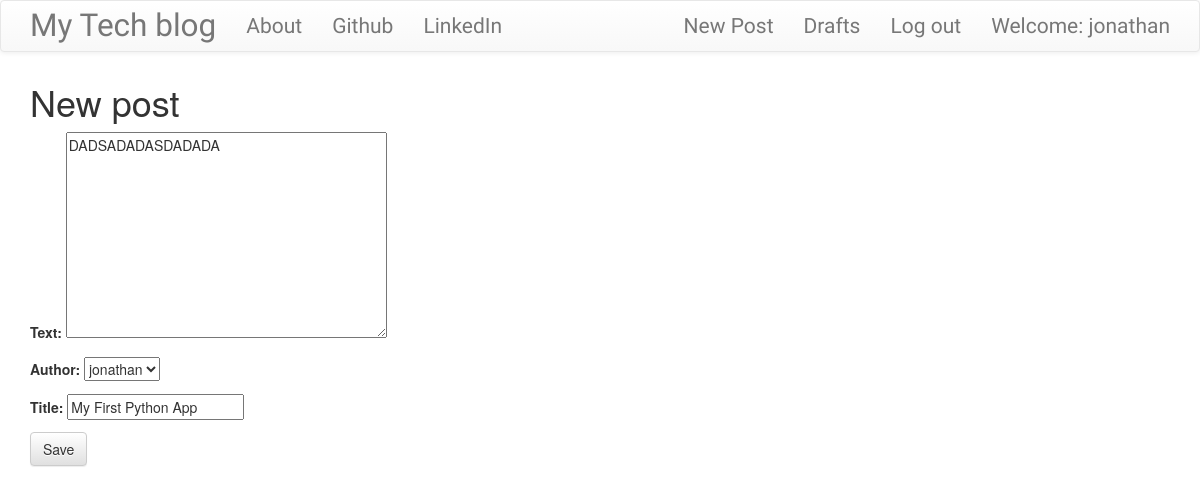
The page /post/21/edit/ (signed in) on the database its author committed.
### blog_app/models.py (models this page shows, shortened)
class Post(models.Model):
    author = models.ForeignKey('auth.User')
    title = models.CharField(max_length=100)
    text = models.TextField()
    created_date = models.DateField(default=timezone.now)
    published_date = models.DateTimeField(blank=True, null=True)

### blog_app/views.py (the view)
# urls.py: url(r'^post/(?P<pk>\d+)/edit/$', views.PostUpdateView.as_view(), name='post_edit'),
class PostUpdateView(LoginRequiredMixin, UpdateView):
    login_url = '/login/'
    redirect_field_name = 'blog_app/post_list'
    form_class = PostForm
    model = Post

### blog_app/forms.py
class PostForm(forms.ModelForm):
    class Meta():
        model = Post
        fields = {'author', 'title', 'text',}
        widget = {
            'title': forms.TextInput(attrs={'class': 'textinputclass'}),
            'text': forms.Textarea(attrs={'class': 'editable medium-editor-textarea postcontent'}),
        }

### blog_app/templates/blog_app/post_form.html (shortened to what this page needs)
{% extends 'blog_app/base.html' %}
{% block content %}
    <h1>New post</h1>
    <form method="POST" class="post-form">
    {{form.as_p}}
    <button type="submit" class="save btn btn-default">Save</button>
    </form>
{% endblock %}

### blog_app/templates/blog_app/base.html (shortened to what this page needs)
<!DOCTYPE html>
{% load staticfiles %}
<html lang="en" dir="ltr">
  <head>
        <link rel="stylesheet" href="https://maxcdn.bootstrapcdn.com/bootstrap/3.3.7/css/bootstrap.min.css">
        <link rel="stylesheet" href="https://maxcdn.bootstrapcdn.com/bootstrap/3.3.7/css/bootstrap-theme.min.css">
        <link rel="stylesheet" href="//cdn.jsdelivr.net/medium-editor/latest/css/medium-editor.min.css" type="text/css" media="screen" charset="utf-8">
        <link rel="stylesheet" href="{% static 'css/blog.css' %}">
    </head>
  <body class="loader">
    <nav class="navbar navbar-default techfont custom-navbar">
    <div class="container">
      <ul class="nav navbar-nav">
        <li><a class='navbar-brand bigbrand' href="{% url 'post_list' %}">My Tech blog</a></li>
        <li><a href="{% url 'about'%}">About</a></li>
        <li><a href="https://www.github.com">Github</a></li>
        <li><a href="https://www.linkedin.com">LinkedIn</a></li>
      </ul>
      <ul class="nav navbar-nav navbar-right">
        {% if user.is_authenticated %}
        <li>
          <a href="{% url 'post_new' %}" >New Post</a>
        </li>
        <li>
          <a href="{% url 'post_draft_list' %}">Drafts</a>
        </li>
        <li>
          <a href="{% url 'logout' %}" >Log out</a>
        </li>
        <li>
          <a >Welcome: {{ user.username }}</a>
        </li>
          {% else %}
          <li><a class='nav navbar-right' href="{% url 'login' %}" ><span class="glyphicon glyphicon-user"></span></a></li>
        {% endif %}
      </ul>
  </div>
</nav>
        <div class="content container">
            <div class="row">
                <div class="col-md-8">
                  <div class="blog_posts">
                    {% block content %}
                    {% endblock %}
                  </div>
                </div>
            </div>
        </div>
  </body>
</html>

### blog_app/static/css/blog.css (style rules this page uses)
.techfont { font-family: 'Russo One', sans-serif; font-size: 1.5em; margin-bottom: 10px; }
.bigbrand { font-size: 1.5em; }
.loader { filter:hue-rotate(0deg); color: linear-gradient(45deg,#0f8,#08f); animation:hue 5000ms infinite linear; }

### rows shown on the page
Post: text "DADSADADASDADADA", author "jonathan", title "My First Python App"

### other values the page prints
{{ user.username }} "jonathan"
